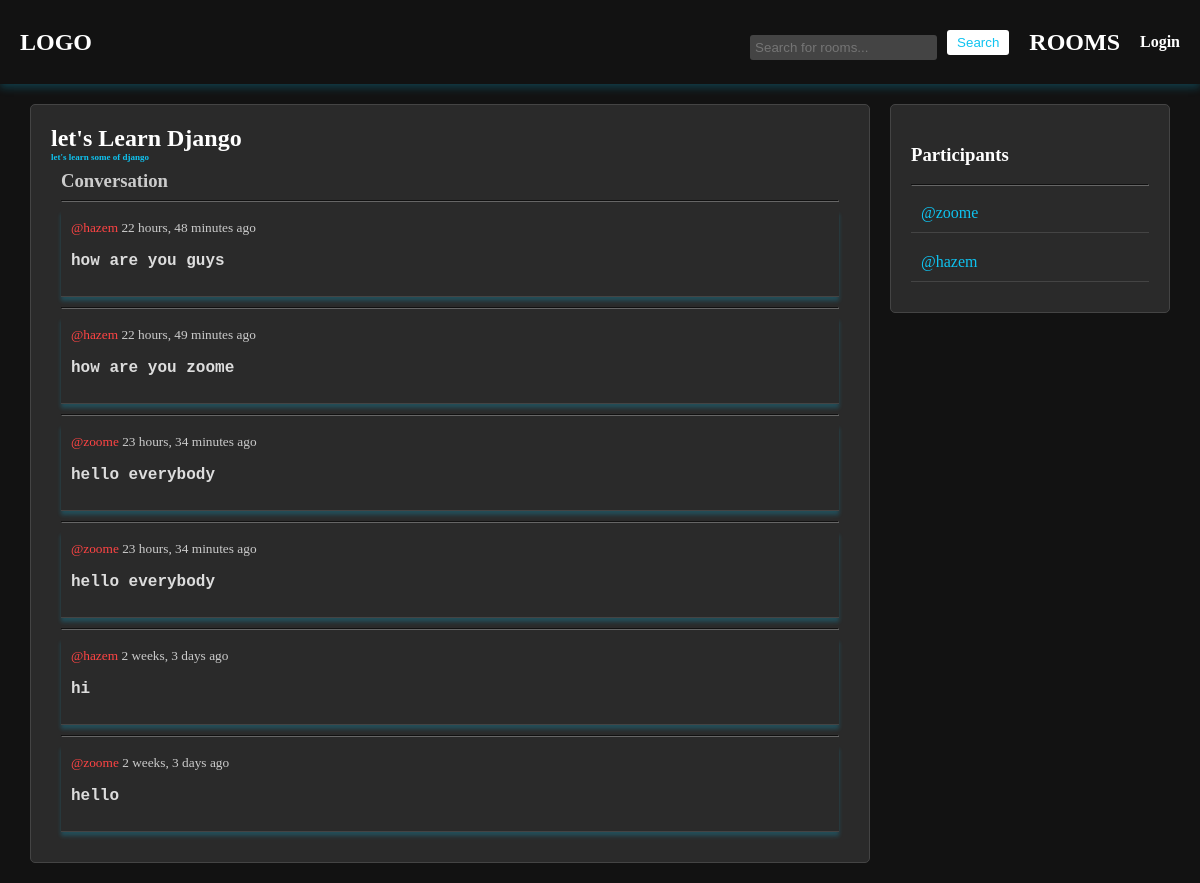
The page /room/1/ on the database its author committed.
### app/models.py (models this page shows, shortened)
class Room(models.Model):
    host = models.ForeignKey(User, on_delete=models.SET_NULL, null=True)
    topic = models.ForeignKey(Topic, on_delete=models.SET_NULL, null=True)
    name = models.CharField(max_length=200)
    description = models.TextField(null=True)
    participants = models.ManyToManyField(User, related_name="participants", blank=True)
    created = models.DateTimeField(auto_now_add=True)
    updated = models.DateTimeField(auto_now=True)
    class Meta:
        ordering = ['-updated', '-created']

class Message(models.Model):
    user = models.ForeignKey(User, on_delete=models.CASCADE)
    room = models.ForeignKey(Room, on_delete=models.CASCADE)
    body = models.TextField()
    created = models.DateTimeField(auto_now_add=True)
    updated = models.DateTimeField(auto_now=True)
    class Meta:
        ordering = ['-updated', '-created']

class User(AbstractUser):
    name = models.CharField(max_length=200, null=True)
    email = models.EmailField(unique=True)
    bio = models.TextField(null=True)
    avatar = models.ImageField(default="profile.png")
    USERNAME_FIELD = 'username'
    REQUIRED_FIELDS = []

### app/views.py (the view, shortened to what this page needs)
# urls.py: path('room/<int:id>', views.getRoom),
def room(request, id):
    r = Room.objects.filter(id=id).first()
    room_messages = r.message_set.all().order_by('-created')
    participants = r.participants.all()
    return render(request, 'room.html', {'room': r, 'room_messages': room_messages, 'participants': participants})

### templates/room.html (shortened to what this page needs)
{% extends 'main.html' %}
{% block body %}
<div class="room-container">
    <div class="room-content">
        {% if room %}
            <h2>{{room.name}}</h2>
            <h3 class="description">{{room.description}}</h3>
            <div class="comment_wrapper">
                <h3>Conversation</h3>
                {% for message in room_messages %}
                    <hr>
                    <div class="message{% if request.user == message.user %} my-message{% endif %}">
                        <small><a href="/profile/{{message.user.id}}">@{{message.user}}</a> {{ message.created|timesince }} ago</small>
                        <p>{{message.body}}</p>
                    </div>
                {% endfor %}
            </div>
        {% else %}
            <h1>NOT FOUND!!</h1>
        {% endif %}
    </div>
    <div class="participants">
        <h3>Participants</h3>
        <hr>
        {% for participant in participants %}
            <div>
                <a href="/profile/{{participant.id}}">@{{participant.username}}</a>
            </div>
        {% endfor %}
    </div>
</div>
{% endblock body %}

### static/styles/main.css (style rules this page uses)
body { font-family: Arial, sans-serif; margin: 0; padding: 0; background-color: #121212; color: #E0E0E0 ; font-family: cursive; }
div { padding: 0 10px 0 10px; }
a { color: #0fc3f0; text-decoration: none; }
hr { border-color: #666; }
.room-container { display: grid; grid-template-columns: 3fr 1fr; gap: 20px; }
.room-content, .participants { background-color: #2a2a2a; padding: 20px; border-radius: 5px; border: 1px solid #444; height: fit-content; }
.room-content h2, .room-content h3 { color: white; margin: 0; }
.room-content .description { font-size: 9px; margin-bottom: 8px; color: #0fc3f0; }
.comment_wrapper h3 { color: #ccc; }
.comment_wrapper hr { border-color: #666; }
.comment_wrapper .message { padding: 10px; border-bottom: 1px solid #444; margin-bottom: 10px; display: flex; flex-direction: column; align-items: flex-start; box-shadow: 0 4px 4px #0fc3f03b; }
.comment_wrapper small { color: black; }
.comment_wrapper p { color: #ddd; font-size: 16px; font-weight: bold; font-family: monospace; }
.participants h3 { color: white; }
.participants hr { border-color: #666; }
.participants div { padding: 10px; border-bottom: 1px solid #444; margin-bottom: 10px; }
.message { padding: 10px; border-bottom: 1px solid #444; margin-bottom: 10px; display: flex; flex-direction: column; align-items: flex-start; }
.message small { color: #ccc; }
.message p { color: #ddd; font-size: 16px; }
.message a { color: #ff4444; text-decoration: none; }

### templates/room.html (style rules this page uses)
.room-container { display: grid; grid-template-columns: 3fr 1fr; }

### rows shown on the page
Room: name "let's Learn Django", description "let's learn some of django"
Message: user "hazem", created "22 hours, 48 minutes", body "how are you guys"
Message: user "hazem", created "22 hours, 49 minutes", body "how are you zoome"
Message: user "zoome", created "23 hours, 34 minutes", body "hello everybody"
Message: user "zoome", created "23 hours, 34 minutes", body "hello everybody"
Message: user "hazem", created "2 weeks, 3 days", body "hi"
Message: user "zoome", created "2 weeks, 3 days", body "hello"
User: username "zoome"
User: username "hazem"
